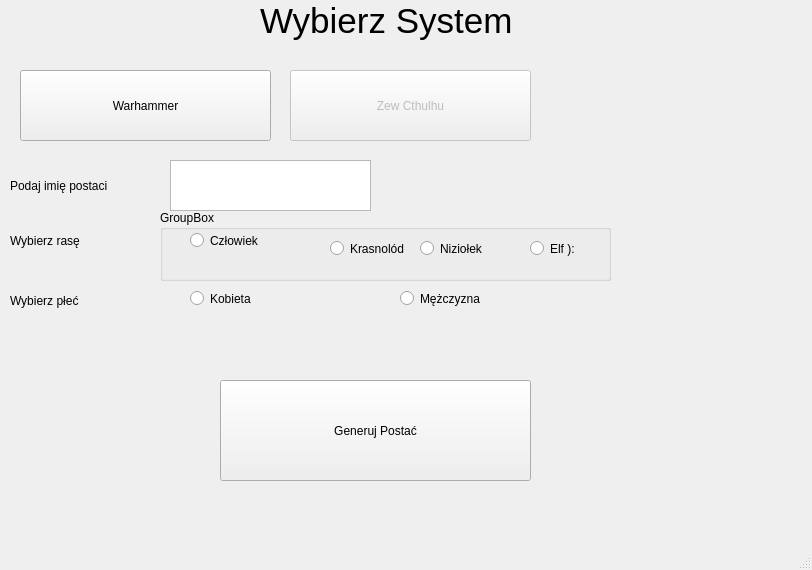
<?xml version="1.0" encoding="UTF-8"?>
<ui version="4.0">
 <class>MainWindow</class>
 <widget class="QMainWindow" name="MainWindow">
  <property name="geometry">
   <rect>
    <x>0</x>
    <y>0</y>
    <width>812</width>
    <height>570</height>
   </rect>
  </property>
  <property name="windowTitle">
   <string>MainWindow</string>
  </property>
  <property name="autoFillBackground">
   <bool>false</bool>
  </property>
  <property name="tabShape">
   <enum>QTabWidget::Triangular</enum>
  </property>
  <property name="unifiedTitleAndToolBarOnMac">
   <bool>false</bool>
  </property>
  <widget class="QWidget" name="centralwidget">
   <widget class="QLabel" name="SystemSelektor">
    <property name="geometry">
     <rect>
      <x>260</x>
      <y>0</y>
      <width>251</width>
      <height>41</height>
     </rect>
    </property>
    <property name="font">
     <font>
      <pointsize>26</pointsize>
     </font>
    </property>
    <property name="text">
     <string>Wybierz System</string>
    </property>
   </widget>
   <widget class="QPushButton" name="Butt1">
    <property name="geometry">
     <rect>
      <x>20</x>
      <y>70</y>
      <width>251</width>
      <height>71</height>
     </rect>
    </property>
    <property name="text">
     <string>Warhammer</string>
    </property>
   </widget>
   <widget class="QPushButton" name="Butt2">
    <property name="enabled">
     <bool>false</bool>
    </property>
    <property name="geometry">
     <rect>
      <x>290</x>
      <y>70</y>
      <width>241</width>
      <height>71</height>
     </rect>
    </property>
    <property name="text">
     <string>Zew Cthulhu</string>
    </property>
    <property name="checkable">
     <bool>false</bool>
    </property>
   </widget>
   <widget class="QLabel" name="Imie">
    <property name="enabled">
     <bool>true</bool>
    </property>
    <property name="geometry">
     <rect>
      <x>10</x>
      <y>160</y>
      <width>161</width>
      <height>51</height>
     </rect>
    </property>
    <property name="text">
     <string>Podaj imię postaci</string>
    </property>
   </widget>
   <widget class="QTextEdit" name="Imie_2">
    <property name="enabled">
     <bool>true</bool>
    </property>
    <property name="geometry">
     <rect>
      <x>170</x>
      <y>160</y>
      <width>201</width>
      <height>51</height>
     </rect>
    </property>
   </widget>
   <widget class="QLabel" name="Rasa">
    <property name="enabled">
     <bool>true</bool>
    </property>
    <property name="geometry">
     <rect>
      <x>10</x>
      <y>210</y>
      <width>161</width>
      <height>61</height>
     </rect>
    </property>
    <property name="text">
     <string>Wybierz rasę</string>
    </property>
   </widget>
   <widget class="QLabel" name="label">
    <property name="geometry">
     <rect>
      <x>10</x>
      <y>260</y>
      <width>141</width>
      <height>81</height>
     </rect>
    </property>
    <property name="text">
     <string>Wybierz płeć</string>
    </property>
   </widget>
   <widget class="QRadioButton" name="radioButton">
    <property name="geometry">
     <rect>
      <x>190</x>
      <y>290</y>
      <width>82</width>
      <height>17</height>
     </rect>
    </property>
    <property name="text">
     <string>Kobieta</string>
    </property>
   </widget>
   <widget class="QRadioButton" name="radioButton_2">
    <property name="geometry">
     <rect>
      <x>400</x>
      <y>290</y>
      <width>82</width>
      <height>17</height>
     </rect>
    </property>
    <property name="text">
     <string>Mężczyzna</string>
    </property>
   </widget>
   <widget class="QPushButton" name="pushButton">
    <property name="geometry">
     <rect>
      <x>220</x>
      <y>380</y>
      <width>311</width>
      <height>101</height>
     </rect>
    </property>
    <property name="text">
     <string>Generuj Postać</string>
    </property>
   </widget>
   <widget class="QScrollArea" name="scrollArea">
    <property name="geometry">
     <rect>
      <x>660</x>
      <y>60</y>
      <width>841</width>
      <height>381</height>
     </rect>
    </property>
    <property name="frameShape">
     <enum>QFrame::NoFrame</enum>
    </property>
    <property name="widgetResizable">
     <bool>true</bool>
    </property>
    <widget class="QWidget" name="scrollAreaWidgetContents">
     <property name="geometry">
      <rect>
       <x>0</x>
       <y>0</y>
       <width>841</width>
       <height>381</height>
      </rect>
     </property>
    </widget>
   </widget>
   <widget class="QGroupBox" name="groupBox">
    <property name="enabled">
     <bool>true</bool>
    </property>
    <property name="geometry">
     <rect>
      <x>160</x>
      <y>210</y>
      <width>451</width>
      <height>71</height>
     </rect>
    </property>
    <property name="title">
     <string>GroupBox</string>
    </property>
    <property name="checkable">
     <bool>false</bool>
    </property>
    <widget class="QRadioButton" name="Fuj">
     <property name="enabled">
      <bool>true</bool>
     </property>
     <property name="geometry">
      <rect>
       <x>370</x>
       <y>30</y>
       <width>82</width>
       <height>17</height>
      </rect>
     </property>
     <property name="text">
      <string>Elf ):</string>
     </property>
    </widget>
    <widget class="QRadioButton" name="LilBoy">
     <property name="enabled">
      <bool>true</bool>
     </property>
     <property name="geometry">
      <rect>
       <x>260</x>
       <y>30</y>
       <width>82</width>
       <height>17</height>
      </rect>
     </property>
     <property name="text">
      <string>Niziołek</string>
     </property>
    </widget>
    <widget class="QRadioButton" name="Kras">
     <property name="enabled">
      <bool>true</bool>
     </property>
     <property name="geometry">
      <rect>
       <x>170</x>
       <y>30</y>
       <width>82</width>
       <height>17</height>
      </rect>
     </property>
     <property name="text">
      <string>Krasnolód</string>
     </property>
    </widget>
    <widget class="QRadioButton" name="Lud">
     <property name="enabled">
      <bool>true</bool>
     </property>
     <property name="geometry">
      <rect>
       <x>30</x>
       <y>10</y>
       <width>81</width>
       <height>41</height>
      </rect>
     </property>
     <property name="text">
      <string>Człowiek</string>
     </property>
    </widget>
   </widget>
  </widget>
  <widget class="QMenuBar" name="menubar">
   <property name="geometry">
    <rect>
     <x>0</x>
     <y>0</y>
     <width>812</width>
     <height>21</height>
    </rect>
   </property>
  </widget>
  <widget class="QStatusBar" name="statusbar"/>
 </widget>
 <tabstops>
  <tabstop>Butt1</tabstop>
  <tabstop>Kras</tabstop>
  <tabstop>Butt2</tabstop>
  <tabstop>Imie_2</tabstop>
  <tabstop>LilBoy</tabstop>
  <tabstop>Fuj</tabstop>
  <tabstop>Lud</tabstop>
 </tabstops>
 <resources/>
 <connections>
  <connection>
   <sender>Butt1</sender>
   <signal>clicked()</signal>
   <receiver>SystemSelektor</receiver>
   <slot>hide()</slot>
   <hints>
    <hint type="sourcelabel">
     <x>145</x>
     <y>126</y>
    </hint>
    <hint type="destinationlabel">
     <x>385</x>
     <y>41</y>
    </hint>
   </hints>
  </connection>
  <connection>
   <sender>Butt1</sender>
   <signal>clicked()</signal>
   <receiver>Butt2</receiver>
   <slot>hide()</slot>
   <hints>
    <hint type="sourcelabel">
     <x>145</x>
     <y>126</y>
    </hint>
    <hint type="destinationlabel">
     <x>415</x>
     <y>131</y>
    </hint>
   </hints>
  </connection>
  <connection>
   <sender>Butt1</sender>
   <signal>clicked()</signal>
   <receiver>Butt1</receiver>
   <slot>hide()</slot>
   <hints>
    <hint type="sourcelabel">
     <x>145</x>
     <y>126</y>
    </hint>
    <hint type="destinationlabel">
     <x>145</x>
     <y>126</y>
    </hint>
   </hints>
  </connection>
  <connection>
   <sender>Butt1</sender>
   <signal>clicked()</signal>
   <receiver>scrollArea</receiver>
   <slot>hide()</slot>
   <hints>
    <hint type="sourcelabel">
     <x>214</x>
     <y>110</y>
    </hint>
    <hint type="destinationlabel">
     <x>300</x>
     <y>294</y>
    </hint>
   </hints>
  </connection>
 </connections>
</ui>
